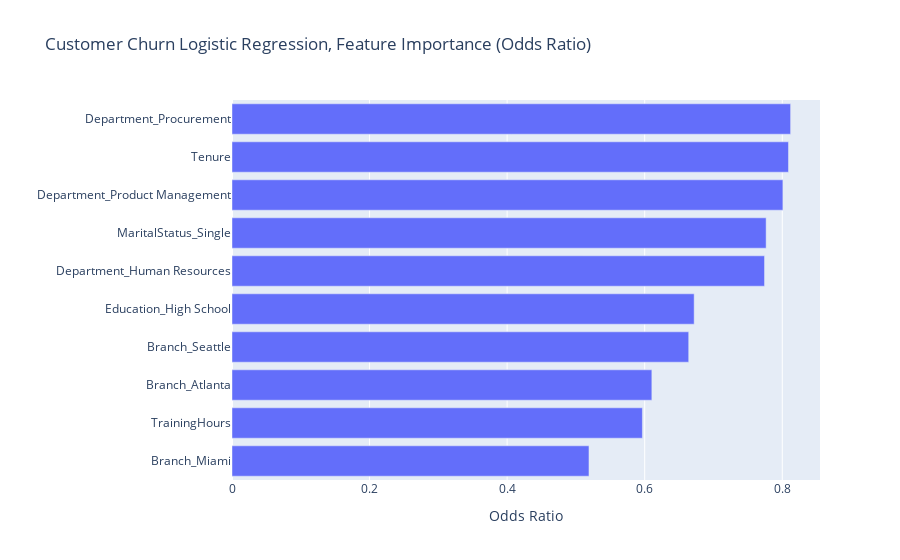

The notebook cell this image was saved under:
### Code cell
plt.Figure(figsize=(15,10))
fig = px.bar(
    data_frame=odds_ratios, 
    x=odds_ratios[:10].values, 
    y=odds_ratios[:10].index,
    title="Customer Churn Logistic Regression, Feature Importance (Odds Ratio)"
)

fig.update_layout(xaxis_title='Odds Ratio', yaxis_title='')
fig.show()

### Figure 1 — Plotly figure (JSON) as saved in the notebook; plotly's stock layout.template omitted (floating-point values rounded to 4 significant figures)
{"data": [{"alignmentgroup": "True", "hovertemplate": "x=%{x}<br>y=%{y}<extra></extra>", "legendgroup": "", "marker": {"color": "#636efa", "pattern": {"shape": ""}}, "name": "", "offsetgroup": "", "orientation": "h", "showlegend": false, "textposition": "auto", "type": "bar", "x": [0.519, 0.5967, 0.6104, 0.664, 0.6719, 0.7742, 0.7766, 0.8009, 0.809, 0.8121], "xaxis": "x", "y": ["Branch_Miami", "TrainingHours", "Branch_Atlanta", "Branch_Seattle", "Education_High School", "Department_Human Resources", "MaritalStatus_Single", "Department_Product Management", "Tenure", "Department_Procurement"], "yaxis": "y"}], "layout": {"barmode": "relative", "legend": {"tracegroupgap": 0}, "title": {"text": "Customer Churn Logistic Regression, Feature Importance (Odds Ratio)"}, "xaxis": {"anchor": "y", "domain": [0, 1], "title": {"text": "Odds Ratio"}}, "yaxis": {"anchor": "x", "domain": [0, 1], "title": {"text": ""}}}}
